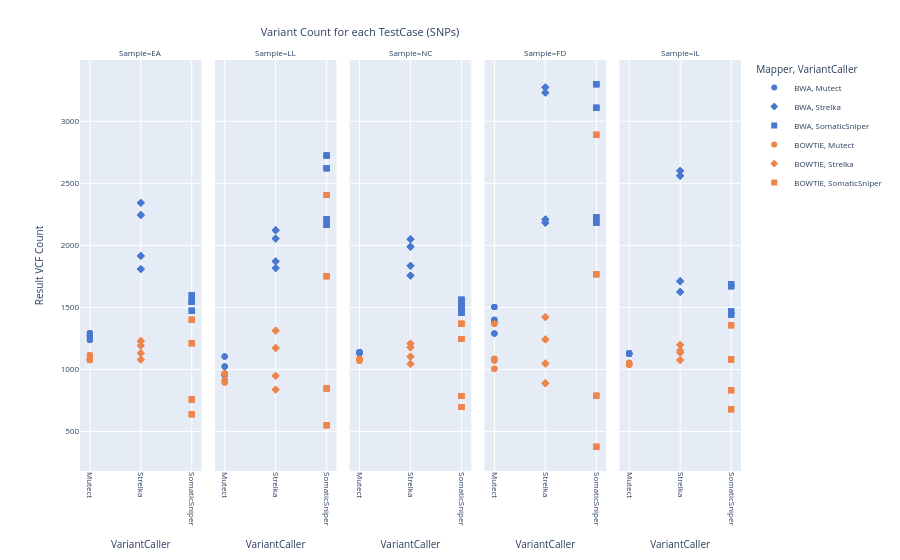

Notebook code cell kept with this figure:
### Markdown cell above
### 3- Plotting All Variant Counts based on their 'Mapper, Variant Callers' and 'Centers' (SNPs)

### Code cell
# 1) Cache dizini ve CSV cache dosyası
save_path = "dfs/"
os.makedirs(save_path, exist_ok=True)
vcfcomp_full_csv = os.path.join(save_path, "vcfcomparison_df_full.csv")

# 2) Figure’ler için ayrı dizin
fig_path = "Önemli Figureler/"
os.makedirs(fig_path, exist_ok=True)

# 3) Cache kontrolü
if os.path.exists(vcfcomp_full_csv):
    df = pd.read_csv(vcfcomp_full_csv)
    print("🎉 Loaded vcfcomparison_df_full from cache.")
else:
    # Hesaplama kodu buraya gelecek, örneğin:
    # df = compute_vcfcomparison_df_full(...)
    # df.to_csv(vcfcomp_full_csv, index=False)
    raise FileNotFoundError(f"{vcfcomp_full_csv} not found. Please compute and save it first.")

# 4) Özet göster
print(df.head())

# 5) Stil ayarları (seaborn renk paleti Plotly uyumlu hale getiriliyor)
palette = sns.color_palette("muted").as_hex()

# 6) Plotly scatter facet plot
fig = px.scatter(
    df,
    x="VariantCaller",
    y="Result VCF Count",
    color="Mapper",
    symbol="VariantCaller",
    facet_col="Sample",
    hover_data=["Environment", "TestCaseNo"],
    color_discrete_sequence=palette
).update_layout(
    title_text="Variant Count for each TestCase (SNPs)",
    title={
        "y": 0.95,
        "x": 0.4,
        "xanchor": "center",
        "yanchor": "top"
    },
    font=dict(size=8),
    showlegend=True
)
fig.update_xaxes(tickangle=90)
fig.update_traces(marker=dict(size=6))

# 7) Kaydet: hem PNG hem PDF
png_file = os.path.join(fig_path, "variant_count_testcase_snps.png")
pdf_file = os.path.join(fig_path, "variant_count_testcase_snps.pdf")
fig.write_image(png_file, format="png", scale=2)
fig.write_image(pdf_file, format="pdf", scale=2)
print(f"Saved PNG to {png_file}")
print(f"Saved PDF to {pdf_file}")

fig.show()
